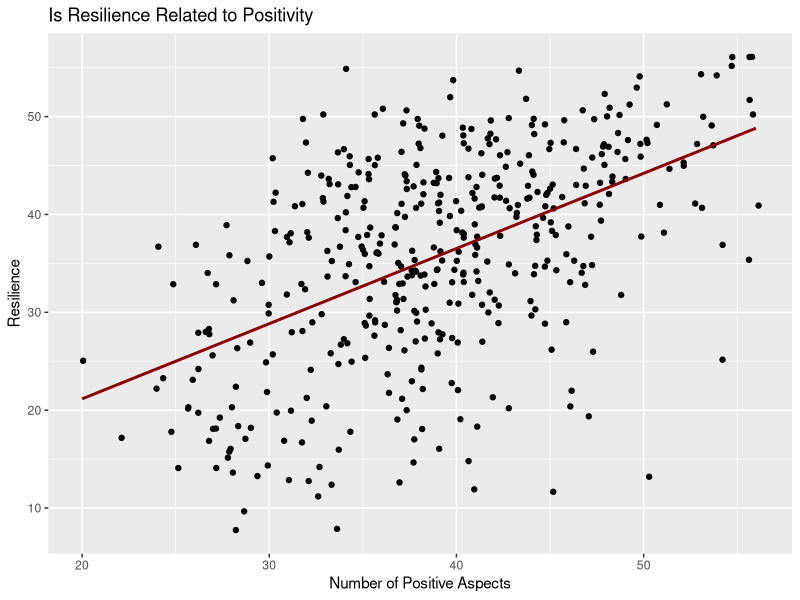

Write R code to recreate this figure.
## ---- chunk 1
library(tidyverse)
## ---- chunk 2
data <- readr::read_csv("Data.csv")
## ---- chunk 3
ggplot(data, aes(x = Resilience, y = Positivity)) +
  geom_dotplot(binaxis = data)+
  geom_jitter()+
  geom_smooth(method = lm, color = "darkred", se = FALSE)+
  labs(title = "Is Resilience Related to Positivity", y = "Resilience" , x = "Number of Positive Aspects")
